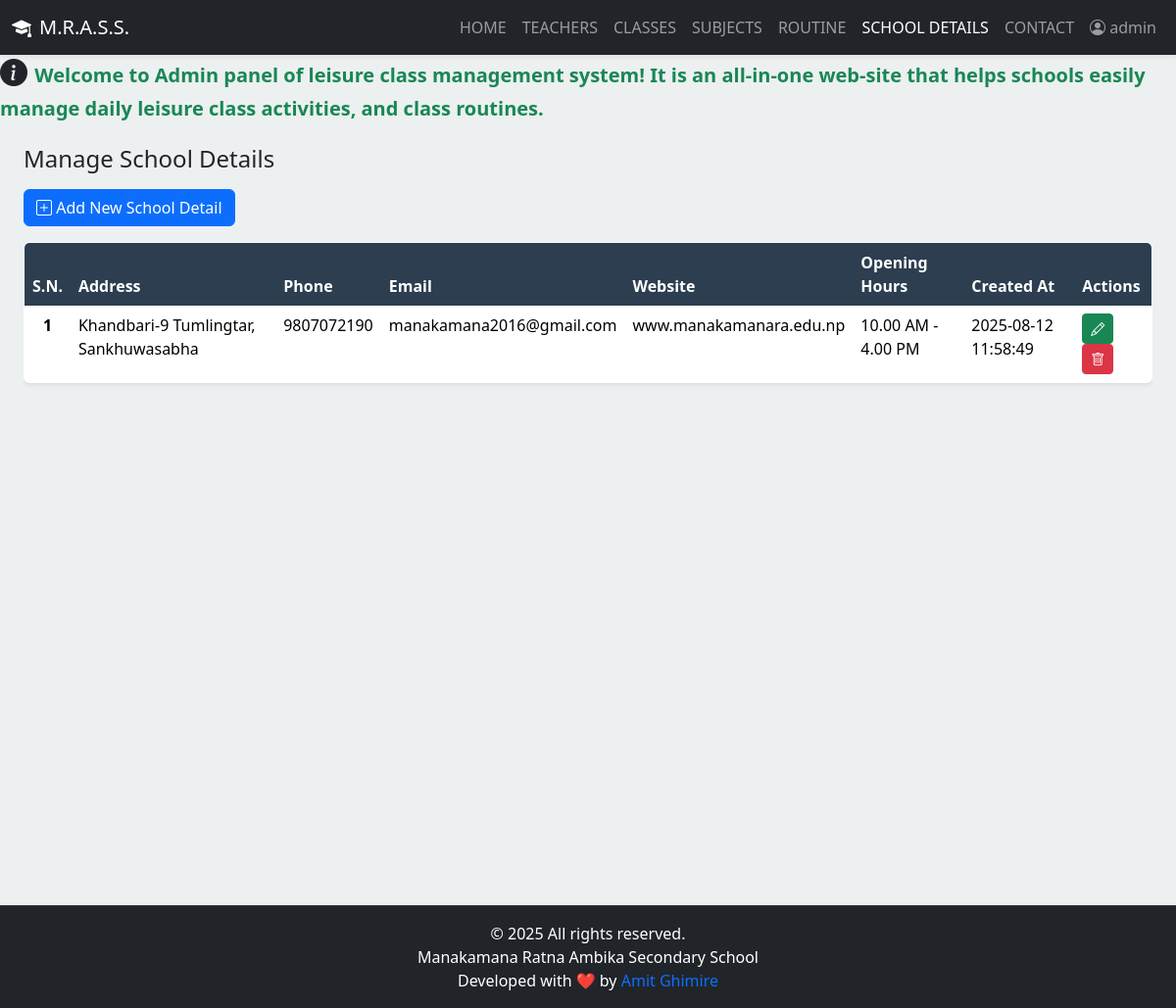
Page /admin/school_details.php (signed in) on the committed database.
### tables this page shows
CREATE TABLE `school_details` (
  `sd_id` int(11) NOT NULL,
  `address` varchar(255) DEFAULT NULL,
  `phone` varchar(20) DEFAULT NULL,
  `email` varchar(100) DEFAULT NULL,
  `website` varchar(255) DEFAULT NULL,
  `opening_hour` varchar(50) DEFAULT NULL,
  `created_at` timestamp NOT NULL DEFAULT current_timestamp()
);

### admin/school_details.php (the view, shortened to what this page needs)
<?php
include('partial-admin/navbar.php');
$page_title = "Manage School Details";
?>
<!DOCTYPE html>
<html lang="en">
<head>
    <link href="https://cdn.jsdelivr.net/npm/bootstrap@5.3.3/dist/css/bootstrap.min.css" rel="stylesheet">
    <link rel="stylesheet" href="https://cdn.jsdelivr.net/npm/bootstrap-icons@1.11.3/font/bootstrap-icons.min.css">
    <link rel="stylesheet" href="../css/admin_style.css">
</head>
<body>
    <div class="d-flex" id="wrapper">
        <div id="page-content-wrapper">
            <div class="container-fluid px-4">
                <div class="row my-4">
                    <div class="col-12">
                        <h3 class="fs-4 mb-3"><?php echo $page_title; ?></h3>
                        <button type="button" class="btn btn-primary mb-3" data-bs-toggle="modal" data-bs-target="#addSchoolDetailsModal">
                            <i class="bi bi-plus-square"></i> Add New School Detail
                        </button>
                        <div class="table-responsive">
                            <table class="table bg-white rounded shadow-sm table-hover">
                                <thead>
                                    <tr>
                                        <th scope="col" class="text-center">S.N.</th>
                                        <th scope="col">Address</th>
                                        <th scope="col">Phone</th>
                                        <th scope="col">Email</th>
                                        <th scope="col">Website</th>
                                        <th scope="col">Opening Hours</th>
                                        <th scope="col">Created At</th>
                                        <th scope="col">Actions</th>
                                    </tr>
                                </thead>
                                <tbody>
                                    <?php
                                    $sql = "SELECT `sd_id`, `address`, `phone`, `email`, `website`, `opening_hour`, `created_at` FROM `school_details` ORDER BY created_at DESC";
                                    $res = mysqli_query($conn, $sql);
                                    if ($res && mysqli_num_rows($res) > 0) {
                                        $sn = 1;
                                        while ($rows = mysqli_fetch_assoc($res)) {
                                            $sd_id = $rows['sd_id'];
                                            $address = $rows['address'];
                                            $phone = $rows['phone'];
                                            $email = $rows['email'];
                                            $website = $rows['website'];
                                            $opening_hour = $rows['opening_hour'];
                                            $created_at = $rows['created_at'];
                                    ?>
                                            <tr>
                                                <th scope="row" class="text-center"><?php echo $sn++; ?></th>
                                                <td><?php echo htmlspecialchars($address); ?></td>
                                                <td><?php echo htmlspecialchars($phone); ?></td>
                                                <td><?php echo htmlspecialchars($email); ?></td>
                                                <td><?php echo htmlspecialchars($website); ?></td>
                                                <td><?php echo htmlspecialchars($opening_hour); ?></td>
                                                <td><?php echo htmlspecialchars($created_at); ?></td>
                                                <td>
                                                    <button type="button" class="btn btn-sm btn-success" data-bs-toggle="modal" data-bs-target="#updateSchoolDetailsModal-<?php echo $sd_id; ?>">
                                                        <i class="bi bi-pencil"></i>
                                                    </button>
                                                    <a href="<?php echo SITEURL; ?>admin/school_details.php?delete_id=<?php echo $sd_id; ?>" class="btn btn-sm btn-danger" onclick="return confirm('Are you sure you want to delete this record?');">
                                                        <i class="bi bi-trash"></i>
                                                    </a>
                                                </td>
                                            </tr>
                                        <?php
                                        }
                                    } else {
                                        ?>
                                        <tr>
                                            <td colspan="8" class="text-center">No school details found.</td>
                                        </tr>
                                    <?php
                                    }
                                    ?>
                                </tbody>
                            </table>
                        </div>
                    </div>
                </div>
            </div>
        </div>
    </div>
    <?php
    include('partial-admin/footer.php');
    ?>
</body>
</html>

### css/admin_style.css (style rules this page uses)
:root { --primary-color: #2c3e50; --secondary-color: #34495e; --background-color: #ecf0f1; --card-bg-color: #ffffff; --text-color: #34495e; --sidebar-bg-color: #2c3e50; --sidebar-hover-color: #34495e; --sidebar-active-color: #3c526a; --success-color: #27ae60; --danger-color: #e74c3c; --warning-color: #f39c12; --info-color: #3498db; --border-color: #e0e0e0; }
body { overflow-x: hidden; font-family: 'Segoe UI', Roboto, 'Helvetica Neue', Arial, sans-serif; background-color: var(--background-color); }
#wrapper { display: flex; min-height: 100vh; }
#page-content-wrapper { min-width: 100vw; display: flex; flex-direction: column; background-color: var(--background-color); }
.table { border-radius: 0.75rem; overflow: hidden; box-shadow: 0 4px 10px rgba(0, 0, 0, 0.05); background-color: var(--card-bg-color); border: 1px solid var(--border-color); }
.table thead th { background-color: var(--primary-color); color: #fff; border: none; font-weight: 600; }

### rows in the picture
school_details: address "Khandbari-9 Tumlingtar, Sankhuwasabha", phone "9807072190", email "manakamana2016@gmail.com", website "www.manakamanara.edu.np", opening_hour "10.00 AM - 4.00 PM", created_at "2025-08-12 11:58:49"

### other values in the picture
$_SESSION['username'] "admin"
$page_title "Manage School Details"
